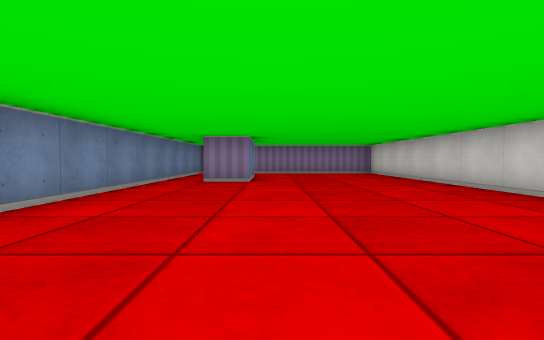
view 1 (above)

12 first-person views from a walk through a cub3D level. The camera is about half as high as the walls, tilts 2° down and sees 85° across. The floor is counted in squares. Each view is taken from the middle of a square. On the plan, view 1 faces up. The plan holds only what a view shows up to about 9 squares ahead; the rest is blank.

view 2
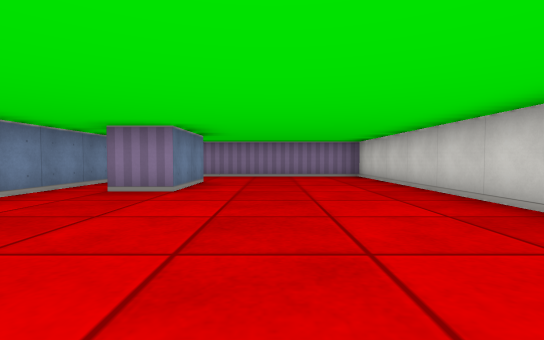

view 3
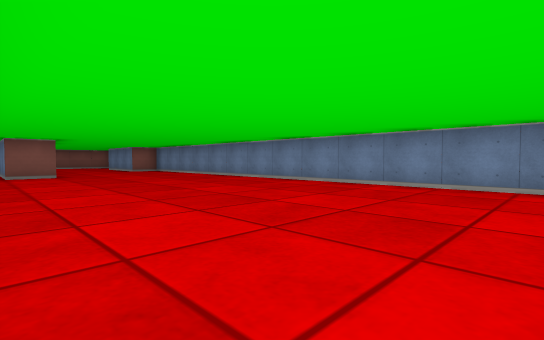

view 4
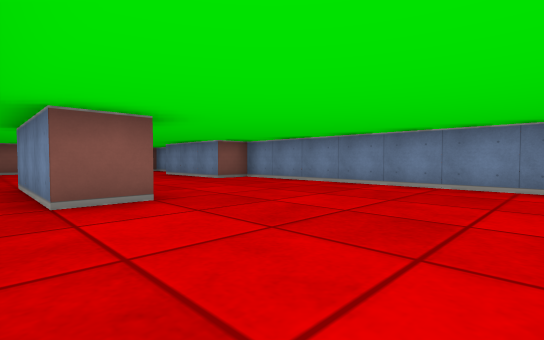

view 5
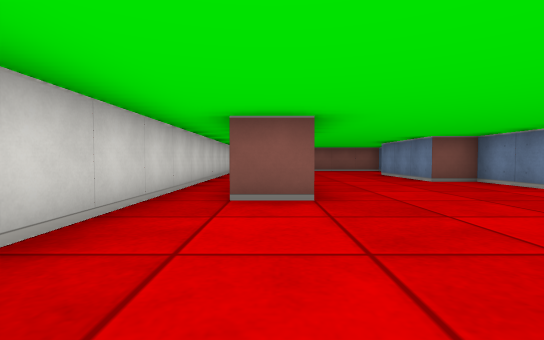

view 6
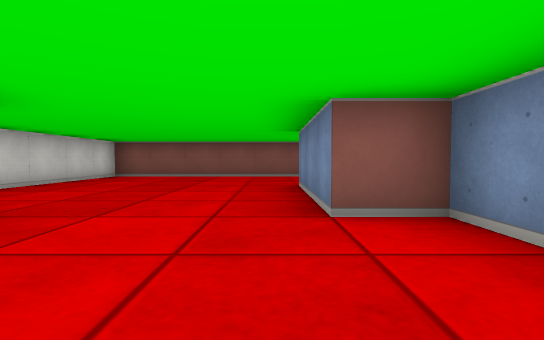

view 7
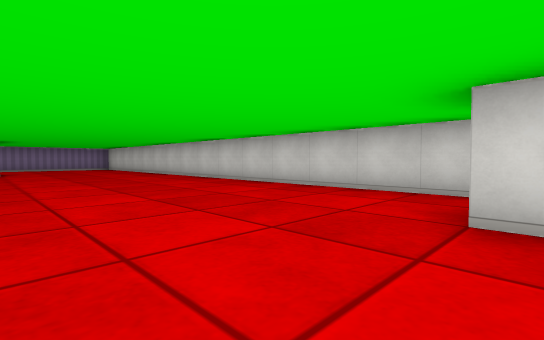

view 8
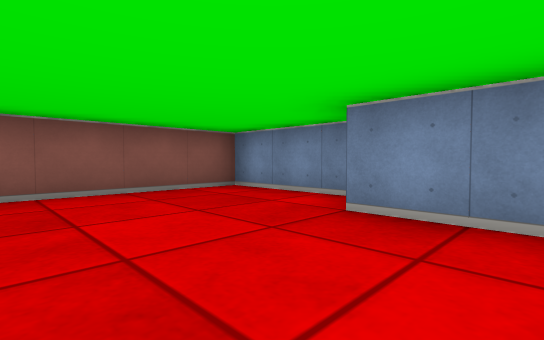

view 9
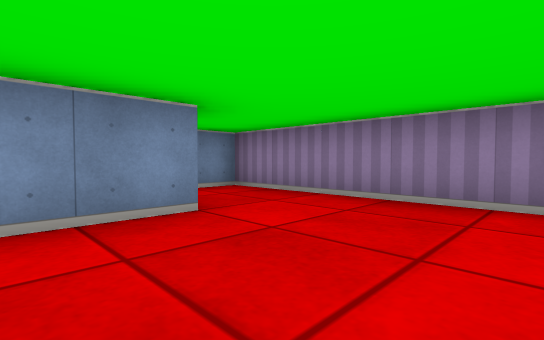

view 10
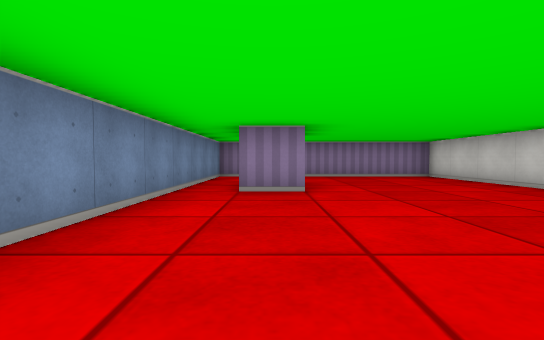

view 11
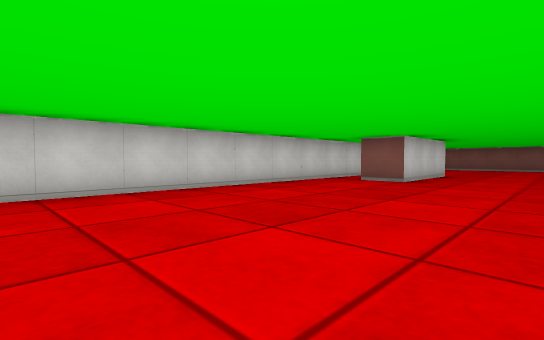

view 12
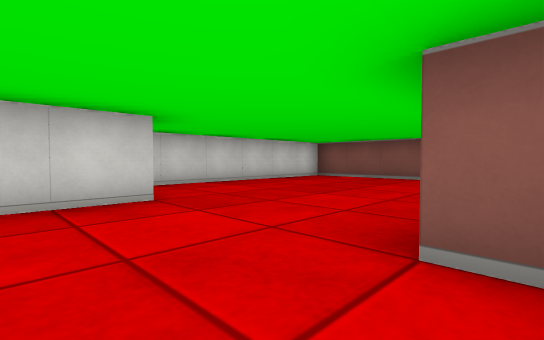

### Floor plan
Ten units are one square. View 1 is at (0, 0); x grows to the right and y downward. Boxes are objects, and circles mark ways between rooms. Rooms are numbered by the first view taken in them; rooms with no view inside come last. Other rooms are left out.
<svg viewBox="-30 -110 70 250">
<path fill="none" stroke="#000" d="M15 76 15 45 25 45 25 75M-25 110 -25 135 35 135 35 -105 -15 -105M-5 -85 -5 -65 -15 -65M-25 -85 -25 75 -15 75 -15 105M-15 -105 -25 -105 -25 -85"/>
<circle cx="-10" cy="-95" r="3" fill="#2a7"/>
<circle cx="-20" cy="-75" r="3" fill="#2a7"/>
<text x="10" y="20">1</text>
<text x="-20" y="-100">2</text>
</svg>
Room 1 opens to room 2.

Where each view was taken, in squares from view 1:
view 1: 0 up, 0 right, facing up
view 2: 2 up, 1 right, facing up
view 3: 5 up, 3 right, facing down-left
view 4: 1 down, 3 right, facing down-left
view 5: 1 down, 2 right, facing down
view 6: 5 down, 1 left, facing down
view 7: 5 down, 1 left, facing up-right
view 8: 9 down, 1 right, facing down-left
view 9: 7 up, 2 right, facing up-left
view 10: 2 up, 1 left, facing up
view 11: 2 up, 1 left, facing down-right
view 12: 6 down, 2 left, facing down-right
